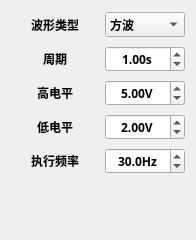
                      <widget class="QWidget" name="scrollAreaWidgetContents_3">
                       <property name="geometry">
                        <rect>
                         <x>0</x>
                         <y>0</y>
                         <width>196</width>
                         <height>240</height>
                        </rect>
                       </property>
                       <layout class="QVBoxLayout" name="verticalLayout_17">
                        <item>
                         <layout class="QHBoxLayout" name="horizontalLayout_23" stretch="1,2">
                          <item>
                           <widget class="QLabel" name="label_23">
                            <property name="minimumSize">
                             <size>
                              <width>0</width>
                              <height>28</height>
                             </size>
                            </property>
                            <property name="font">
                             <font>
                              <family>Sarasa Fixed SC SemiBold</family>
                              <bold>true</bold>
                             </font>
                            </property>
                            <property name="text">
                             <string>波形类型</string>
                            </property>
                            <property name="alignment">
                             <set>Qt::AlignCenter</set>
                            </property>
                            <property name="margin">
                             <number>6</number>
                            </property>
                           </widget>
                          </item>
                          <item>
                           <widget class="QComboBox" name="comboWaveGenType">
                            <property name="maximumSize">
                             <size>
                              <width>80</width>
                              <height>16777215</height>
                             </size>
                            </property>
                            <property name="font">
                             <font>
                              <family>Sarasa Fixed SC SemiBold</family>
                              <bold>true</bold>
                             </font>
                            </property>
                            <item>
                             <property name="text">
                              <string>方波</string>
                             </property>
                            </item>
                            <item>
                             <property name="text">
                              <string>正弦波</string>
                             </property>
                            </item>
                            <item>
                             <property name="text">
                              <string>三角波</string>
                             </property>
                            </item>
                            <item>
                             <property name="text">
                              <string>锯齿波</string>
                             </property>
                            </item>
                            <item>
                             <property name="text">
                              <string>噪音</string>
                             </property>
                            </item>
                           </widget>
                          </item>
                         </layout>
                        </item>
                        <item>
                         <layout class="QHBoxLayout" name="horizontalLayout_22" stretch="1,2">
                          <item>
                           <widget class="QLabel" name="label_22">
                            <property name="minimumSize">
                             <size>
                              <width>0</width>
                              <height>28</height>
                             </size>
                            </property>
                            <property name="font">
                             <font>
                              <family>Sarasa Fixed SC SemiBold</family>
                              <bold>true</bold>
                             </font>
                            </property>
                            <property name="text">
                             <string> 周期 </string>
                            </property>
                            <property name="alignment">
                             <set>Qt::AlignCenter</set>
                            </property>
                            <property name="margin">
                             <number>6</number>
                            </property>
                           </widget>
                          </item>
                          <item>
                           <widget class="QDoubleSpinBox" name="spinBoxWaveGenPeriod">
                            <property name="maximumSize">
                             <size>
                              <width>80</width>
                              <height>16777215</height>
                             </size>
                            </property>
                            <property name="font">
                             <font>
                              <family>Sarasa Fixed SC SemiBold</family>
                              <bold>true</bold>
                             </font>
                            </property>
                            <property name="alignment">
                             <set>Qt::AlignCenter</set>
                            </property>
                            <property name="suffix">
                             <string>s</string>
                            </property>
                            <property name="decimals">
                             <number>2</number>
                            </property>
                            <property name="minimum">
                             <double>0.010000000000000</double>
                            </property>
                            <property name="maximum">
                             <double>100.000000000000000</double>
                            </property>
                            <property name="singleStep">
                             <double>0.100000000000000</double>
                            </property>
                            <property name="stepType">
                             <enum>QAbstractSpinBox::AdaptiveDecimalStepType</enum>
                            </property>
                            <property name="value">
                             <double>1.000000000000000</double>
                            </property>
                           </widget>
                          </item>
                         </layout>
                        </item>
                        <item>
                         <layout class="QHBoxLayout" name="horizontalLayout_25" stretch="1,2">
                          <item>
                           <widget class="QLabel" name="label_25">
                            <property name="minimumSize">
                             <size>
                              <width>0</width>
                              <height>28</height>
                             </size>
                            </property>
                            <property name="font">
                             <font>
                              <family>Sarasa Fixed SC SemiBold</family>
                              <bold>true</bold>
                             </font>
                            </property>
                            <property name="text">
                             <string>高电平</string>
                            </property>
                            <property name="alignment">
                             <set>Qt::AlignCenter</set>
                            </property>
                            <property name="margin">
                             <number>6</number>
                            </property>
                           </widget>
                          </item>
                          <item>
                           <widget class="QDoubleSpinBox" name="spinBoxWaveGenHigh">
                            <property name="maximumSize">
                             <size>
                              <width>80</width>
                              <height>16777215</height>
                             </size>
                            </property>
                            <property name="font">
                             <font>
                              <family>Sarasa Fixed SC SemiBold</family>
                              <bold>true</bold>
                             </font>
                            </property>
                            <property name="alignment">
                             <set>Qt::AlignCenter</set>
                            </property>
                            <property name="suffix">
                             <string>V</string>
                            </property>
                            <property name="decimals">
                             <number>2</number>
                            </property>
                            <property name="minimum">
                             <double>0.000000000000000</double>
                            </property>
                            <property name="maximum">
                             <double>100.000000000000000</double>
                            </property>
                            <property name="singleStep">
                             <double>0.100000000000000</double>
                            </property>
                            <property name="stepType">
                             <enum>QAbstractSpinBox::AdaptiveDecimalStepType</enum>
                            </property>
                            <property name="value">
                             <double>5.000000000000000</double>
                            </property>
                           </widget>
                          </item>
                         </layout>
                        </item>
                        <item>
                         <layout class="QHBoxLayout" name="horizontalLayout_24" stretch="1,2">
                          <item>
                           <widget class="QLabel" name="label_24">
                            <property name="minimumSize">
                             <size>
                              <width>0</width>
                              <height>28</height>
                             </size>
                            </property>
                            <property name="font">
                             <font>
                              <family>Sarasa Fixed SC SemiBold</family>
                              <bold>true</bold>
                             </font>
                            </property>
                            <property name="text">
                             <string>低电平</string>
                            </property>
                            <property name="alignment">
                             <set>Qt::AlignCenter</set>
                            </property>
                            <property name="margin">
                             <number>6</number>
                            </property>
                           </widget>
                          </item>
                          <item>
                           <widget class="QDoubleSpinBox" name="spinBoxWaveGenLow">
                            <property name="maximumSize">
                             <size>
                              <width>80</width>
                              <height>16777215</height>
                             </size>
                            </property>
                            <property name="font">
                             <font>
                              <family>Sarasa Fixed SC SemiBold</family>
                              <bold>true</bold>
                             </font>
                            </property>
                            <property name="alignment">
                             <set>Qt::AlignCenter</set>
                            </property>
                            <property name="suffix">
                             <string>V</string>
                            </property>
                            <property name="decimals">
                             <number>2</number>
                            </property>
                            <property name="minimum">
                             <double>0.000000000000000</double>
                            </property>
                            <property name="maximum">
                             <double>100.000000000000000</double>
                            </property>
                            <property name="singleStep">
                             <double>0.100000000000000</double>
                            </property>
                            <property name="stepType">
                             <enum>QAbstractSpinBox::AdaptiveDecimalStepType</enum>
                            </property>
                            <property name="value">
                             <double>2.000000000000000</double>
                            </property>
                           </widget>
                          </item>
                         </layout>
                        </item>
                        <item>
                         <layout class="QHBoxLayout" name="horizontalLayout_20" stretch="1,2">
                          <item>
                           <widget class="QLabel" name="label_20">
                            <property name="minimumSize">
                             <size>
                              <width>0</width>
                              <height>28</height>
                             </size>
                            </property>
                            <property name="font">
                             <font>
                              <family>Sarasa Fixed SC SemiBold</family>
                              <bold>true</bold>
                             </font>
                            </property>
                            <property name="text">
                             <string>执行频率</string>
                            </property>
                            <property name="alignment">
                             <set>Qt::AlignCenter</set>
                            </property>
                            <property name="margin">
                             <number>6</number>
                            </property>
                           </widget>
                          </item>
                          <item>
                           <widget class="QDoubleSpinBox" name="spinBoxWaveGenLoopFreq">
                            <property name="maximumSize">
                             <size>
                              <width>80</width>
                              <height>16777215</height>
                             </size>
                            </property>
                            <property name="font">
                             <font>
                              <family>Sarasa Fixed SC SemiBold</family>
                              <bold>true</bold>
                             </font>
                            </property>
                            <property name="alignment">
                             <set>Qt::AlignCenter</set>
                            </property>
                            <property name="suffix">
                             <string>Hz</string>
                            </property>
                            <property name="decimals">
                             <number>1</number>
                            </property>
                            <property name="minimum">
                             <double>0.000000000000000</double>
                            </property>
                            <property name="maximum">
                             <double>100.000000000000000</double>
                            </property>
                            <property name="singleStep">
                             <double>0.100000000000000</double>
                            </property>
                            <property name="stepType">
                             <enum>QAbstractSpinBox::AdaptiveDecimalStepType</enum>
                            </property>
                            <property name="value">
                             <double>30.000000000000000</double>
                            </property>
                           </widget>
                          </item>
                         </layout>
                        </item>
                        <item>
                         <spacer name="verticalSpacer_3">
                          <property name="orientation">
                           <enum>Qt::Vertical</enum>
                          </property>
                          <property name="sizeHint" stdset="0">
                           <size>
                            <width>20</width>
                            <height>36</height>
                           </size>
                          </property>
                         </spacer>
                        </item>
                       </layout>
                      </widget>
